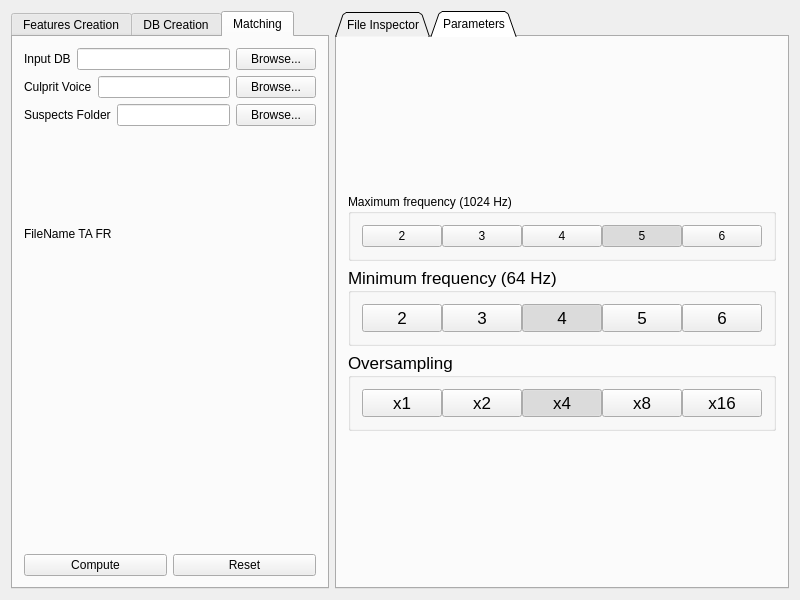
<?xml version="1.0" encoding="UTF-8"?>
<ui version="4.0">
 <class>mainWin</class>
 <widget class="QWidget" name="mainWin">
  <property name="geometry">
   <rect>
    <x>0</x>
    <y>0</y>
    <width>800</width>
    <height>600</height>
   </rect>
  </property>
  <property name="windowTitle">
   <string>FindMinutiae</string>
  </property>
  <layout class="QGridLayout" name="gridLayout">
   <item row="0" column="1">
    <widget class="QTabWidget" name="TabOptions">
     <property name="tabPosition">
      <enum>QTabWidget::North</enum>
     </property>
     <property name="tabShape">
      <enum>QTabWidget::Triangular</enum>
     </property>
     <property name="currentIndex">
      <number>1</number>
     </property>
     <widget class="QWidget" name="TabFileInspection">
      <attribute name="title">
       <string>File Inspector</string>
      </attribute>
      <layout class="QVBoxLayout" name="verticalLayout">
       <item>
        <widget class="QComboBox" name="ComboChooseFile"/>
       </item>
       <item>
        <widget class="Ui::ChartRecWidget" name="ChartShowRec" native="true">
         <property name="sizePolicy">
          <sizepolicy hsizetype="Preferred" vsizetype="Expanding">
           <horstretch>0</horstretch>
           <verstretch>0</verstretch>
          </sizepolicy>
         </property>
        </widget>
       </item>
       <item>
        <layout class="QHBoxLayout" name="HorRecordControls">
         <item>
          <widget class="QPushButton" name="ButtonPreviousRecord">
           <property name="sizePolicy">
            <sizepolicy hsizetype="Fixed" vsizetype="Fixed">
             <horstretch>0</horstretch>
             <verstretch>0</verstretch>
            </sizepolicy>
           </property>
           <property name="minimumSize">
            <size>
             <width>0</width>
             <height>30</height>
            </size>
           </property>
           <property name="maximumSize">
            <size>
             <width>16777215</width>
             <height>30</height>
            </size>
           </property>
           <property name="text">
            <string/>
           </property>
           <property name="icon">
            <iconset>
             <normaloff>../../Resources/48x48/Prev.png</normaloff>../../Resources/48x48/Prev.png</iconset>
           </property>
          </widget>
         </item>
         <item>
          <widget class="QLabel" name="LabelRecordDescription">
           <property name="sizePolicy">
            <sizepolicy hsizetype="Fixed" vsizetype="Fixed">
             <horstretch>0</horstretch>
             <verstretch>0</verstretch>
            </sizepolicy>
           </property>
           <property name="minimumSize">
            <size>
             <width>0</width>
             <height>30</height>
            </size>
           </property>
           <property name="maximumSize">
            <size>
             <width>16777215</width>
             <height>30</height>
            </size>
           </property>
           <property name="text">
            <string>Record Description</string>
           </property>
          </widget>
         </item>
         <item>
          <widget class="QPushButton" name="ButtonNextRecord">
           <property name="sizePolicy">
            <sizepolicy hsizetype="Fixed" vsizetype="Fixed">
             <horstretch>0</horstretch>
             <verstretch>0</verstretch>
            </sizepolicy>
           </property>
           <property name="minimumSize">
            <size>
             <width>0</width>
             <height>30</height>
            </size>
           </property>
           <property name="maximumSize">
            <size>
             <width>16777215</width>
             <height>30</height>
            </size>
           </property>
           <property name="text">
            <string/>
           </property>
           <property name="icon">
            <iconset>
             <normaloff>../../Resources/48x48/Successive.png</normaloff>../../Resources/48x48/Successive.png</iconset>
           </property>
          </widget>
         </item>
        </layout>
       </item>
       <item>
        <widget class="Ui::ChartRecSpecWidget" name="ChartShowRecSpectrum" native="true">
         <property name="sizePolicy">
          <sizepolicy hsizetype="Preferred" vsizetype="Expanding">
           <horstretch>0</horstretch>
           <verstretch>0</verstretch>
          </sizepolicy>
         </property>
        </widget>
       </item>
       <item>
        <widget class="QCheckBox" name="CheckLogScale">
         <property name="text">
          <string>Log scale</string>
         </property>
         <property name="checked">
          <bool>false</bool>
         </property>
         <property name="tristate">
          <bool>false</bool>
         </property>
        </widget>
       </item>
      </layout>
     </widget>
     <widget class="QWidget" name="TabParameters">
      <attribute name="title">
       <string>Parameters</string>
      </attribute>
      <layout class="QVBoxLayout" name="verticalLayout_4">
       <item>
        <spacer name="verticalSpacer_2">
         <property name="orientation">
          <enum>Qt::Vertical</enum>
         </property>
         <property name="sizeHint" stdset="0">
          <size>
           <width>20</width>
           <height>40</height>
          </size>
         </property>
        </spacer>
       </item>
       <item>
        <widget class="QGroupBox" name="GroupBoxMaxFreq">
         <property name="sizePolicy">
          <sizepolicy hsizetype="Preferred" vsizetype="Maximum">
           <horstretch>0</horstretch>
           <verstretch>0</verstretch>
          </sizepolicy>
         </property>
         <property name="title">
          <string>Maximum frequency (1024 Hz)</string>
         </property>
         <property name="flat">
          <bool>true</bool>
         </property>
         <layout class="QHBoxLayout" name="HorRecLengthGroup">
          <property name="spacing">
           <number>0</number>
          </property>
          <item>
           <widget class="QPushButton" name="ButtonMaxFreq2">
            <property name="sizePolicy">
             <sizepolicy hsizetype="Expanding" vsizetype="Fixed">
              <horstretch>0</horstretch>
              <verstretch>0</verstretch>
             </sizepolicy>
            </property>
            <property name="text">
             <string>2</string>
            </property>
            <property name="checkable">
             <bool>true</bool>
            </property>
            <property name="autoExclusive">
             <bool>true</bool>
            </property>
            <attribute name="buttonGroup">
             <string notr="true">ButtonGroupMaxFreq</string>
            </attribute>
           </widget>
          </item>
          <item>
           <widget class="QPushButton" name="ButtonMaxFreq2_2">
            <property name="sizePolicy">
             <sizepolicy hsizetype="Expanding" vsizetype="Fixed">
              <horstretch>0</horstretch>
              <verstretch>0</verstretch>
             </sizepolicy>
            </property>
            <property name="text">
             <string>3</string>
            </property>
            <property name="checkable">
             <bool>true</bool>
            </property>
            <property name="autoExclusive">
             <bool>true</bool>
            </property>
           </widget>
          </item>
          <item>
           <widget class="QPushButton" name="ButtonMaxFreq3">
            <property name="sizePolicy">
             <sizepolicy hsizetype="Expanding" vsizetype="Fixed">
              <horstretch>0</horstretch>
              <verstretch>0</verstretch>
             </sizepolicy>
            </property>
            <property name="text">
             <string>4</string>
            </property>
            <property name="checkable">
             <bool>true</bool>
            </property>
            <property name="checked">
             <bool>false</bool>
            </property>
            <property name="autoExclusive">
             <bool>true</bool>
            </property>
            <attribute name="buttonGroup">
             <string notr="true">ButtonGroupMaxFreq</string>
            </attribute>
           </widget>
          </item>
          <item>
           <widget class="QPushButton" name="ButtonMaxFreq4">
            <property name="sizePolicy">
             <sizepolicy hsizetype="Expanding" vsizetype="Fixed">
              <horstretch>0</horstretch>
              <verstretch>0</verstretch>
             </sizepolicy>
            </property>
            <property name="text">
             <string>5</string>
            </property>
            <property name="checkable">
             <bool>true</bool>
            </property>
            <property name="checked">
             <bool>true</bool>
            </property>
            <property name="autoExclusive">
             <bool>true</bool>
            </property>
            <attribute name="buttonGroup">
             <string notr="true">ButtonGroupMaxFreq</string>
            </attribute>
           </widget>
          </item>
          <item>
           <widget class="QPushButton" name="ButtonMaxFreq1">
            <property name="sizePolicy">
             <sizepolicy hsizetype="Expanding" vsizetype="Fixed">
              <horstretch>0</horstretch>
              <verstretch>0</verstretch>
             </sizepolicy>
            </property>
            <property name="text">
             <string>6</string>
            </property>
            <property name="checkable">
             <bool>true</bool>
            </property>
            <property name="autoExclusive">
             <bool>true</bool>
            </property>
            <property name="autoDefault">
             <bool>false</bool>
            </property>
            <property name="default">
             <bool>false</bool>
            </property>
            <property name="flat">
             <bool>false</bool>
            </property>
            <attribute name="buttonGroup">
             <string notr="true">ButtonGroupMaxFreq</string>
            </attribute>
           </widget>
          </item>
         </layout>
        </widget>
       </item>
       <item>
        <widget class="QGroupBox" name="GroupBoxMinFreq">
         <property name="sizePolicy">
          <sizepolicy hsizetype="Preferred" vsizetype="Maximum">
           <horstretch>0</horstretch>
           <verstretch>0</verstretch>
          </sizepolicy>
         </property>
         <property name="font">
          <font>
           <pointsize>13</pointsize>
          </font>
         </property>
         <property name="title">
          <string>Minimum frequency (64 Hz)</string>
         </property>
         <layout class="QHBoxLayout" name="horizontalLayout_4">
          <property name="spacing">
           <number>0</number>
          </property>
          <item>
           <widget class="QPushButton" name="ButtonMinFreq1">
            <property name="sizePolicy">
             <sizepolicy hsizetype="Expanding" vsizetype="Fixed">
              <horstretch>0</horstretch>
              <verstretch>0</verstretch>
             </sizepolicy>
            </property>
            <property name="text">
             <string>2</string>
            </property>
            <property name="checkable">
             <bool>true</bool>
            </property>
            <property name="autoExclusive">
             <bool>true</bool>
            </property>
            <property name="autoDefault">
             <bool>false</bool>
            </property>
            <property name="default">
             <bool>false</bool>
            </property>
            <property name="flat">
             <bool>false</bool>
            </property>
            <attribute name="buttonGroup">
             <string notr="true">ButtonGroupMinFreq</string>
            </attribute>
           </widget>
          </item>
          <item>
           <widget class="QPushButton" name="ButtonMinFreq2">
            <property name="sizePolicy">
             <sizepolicy hsizetype="Expanding" vsizetype="Fixed">
              <horstretch>0</horstretch>
              <verstretch>0</verstretch>
             </sizepolicy>
            </property>
            <property name="text">
             <string>3</string>
            </property>
            <property name="checkable">
             <bool>true</bool>
            </property>
            <property name="autoExclusive">
             <bool>true</bool>
            </property>
            <attribute name="buttonGroup">
             <string notr="true">ButtonGroupMinFreq</string>
            </attribute>
           </widget>
          </item>
          <item>
           <widget class="QPushButton" name="ButtonMinFreq3">
            <property name="sizePolicy">
             <sizepolicy hsizetype="Expanding" vsizetype="Fixed">
              <horstretch>0</horstretch>
              <verstretch>0</verstretch>
             </sizepolicy>
            </property>
            <property name="text">
             <string>4</string>
            </property>
            <property name="checkable">
             <bool>true</bool>
            </property>
            <property name="checked">
             <bool>true</bool>
            </property>
            <property name="autoExclusive">
             <bool>true</bool>
            </property>
            <attribute name="buttonGroup">
             <string notr="true">ButtonGroupMinFreq</string>
            </attribute>
           </widget>
          </item>
          <item>
           <widget class="QPushButton" name="ButtonMinFreq4">
            <property name="sizePolicy">
             <sizepolicy hsizetype="Expanding" vsizetype="Fixed">
              <horstretch>0</horstretch>
              <verstretch>0</verstretch>
             </sizepolicy>
            </property>
            <property name="text">
             <string>5</string>
            </property>
            <property name="checkable">
             <bool>true</bool>
            </property>
            <property name="checked">
             <bool>false</bool>
            </property>
            <property name="autoExclusive">
             <bool>true</bool>
            </property>
            <attribute name="buttonGroup">
             <string notr="true">ButtonGroupMinFreq</string>
            </attribute>
           </widget>
          </item>
          <item>
           <widget class="QPushButton" name="ButtonMinFreq4_2">
            <property name="sizePolicy">
             <sizepolicy hsizetype="Expanding" vsizetype="Fixed">
              <horstretch>0</horstretch>
              <verstretch>0</verstretch>
             </sizepolicy>
            </property>
            <property name="text">
             <string>6</string>
            </property>
            <property name="checkable">
             <bool>true</bool>
            </property>
            <property name="checked">
             <bool>false</bool>
            </property>
            <property name="autoExclusive">
             <bool>true</bool>
            </property>
            <attribute name="buttonGroup">
             <string notr="true">ButtonGroupMinFreq</string>
            </attribute>
           </widget>
          </item>
         </layout>
        </widget>
       </item>
       <item>
        <widget class="QGroupBox" name="GroupBoxOversampling">
         <property name="sizePolicy">
          <sizepolicy hsizetype="Preferred" vsizetype="Maximum">
           <horstretch>0</horstretch>
           <verstretch>0</verstretch>
          </sizepolicy>
         </property>
         <property name="font">
          <font>
           <pointsize>13</pointsize>
          </font>
         </property>
         <property name="title">
          <string>Oversampling</string>
         </property>
         <layout class="QHBoxLayout" name="horizontalLayout_3">
          <property name="spacing">
           <number>0</number>
          </property>
          <item>
           <widget class="QPushButton" name="ButtonOversampling1">
            <property name="sizePolicy">
             <sizepolicy hsizetype="Expanding" vsizetype="Fixed">
              <horstretch>0</horstretch>
              <verstretch>0</verstretch>
             </sizepolicy>
            </property>
            <property name="text">
             <string>x1</string>
            </property>
            <property name="checkable">
             <bool>true</bool>
            </property>
            <property name="autoExclusive">
             <bool>true</bool>
            </property>
            <attribute name="buttonGroup">
             <string notr="true">ButtonGroupOversampling</string>
            </attribute>
           </widget>
          </item>
          <item>
           <widget class="QPushButton" name="ButtonOversampling2">
            <property name="sizePolicy">
             <sizepolicy hsizetype="Expanding" vsizetype="Fixed">
              <horstretch>0</horstretch>
              <verstretch>0</verstretch>
             </sizepolicy>
            </property>
            <property name="text">
             <string>x2</string>
            </property>
            <property name="checkable">
             <bool>true</bool>
            </property>
            <property name="autoExclusive">
             <bool>true</bool>
            </property>
            <attribute name="buttonGroup">
             <string notr="true">ButtonGroupOversampling</string>
            </attribute>
           </widget>
          </item>
          <item>
           <widget class="QPushButton" name="ButtonOversampling3">
            <property name="sizePolicy">
             <sizepolicy hsizetype="Expanding" vsizetype="Fixed">
              <horstretch>0</horstretch>
              <verstretch>0</verstretch>
             </sizepolicy>
            </property>
            <property name="text">
             <string>x4</string>
            </property>
            <property name="checkable">
             <bool>true</bool>
            </property>
            <property name="checked">
             <bool>true</bool>
            </property>
            <property name="autoExclusive">
             <bool>true</bool>
            </property>
            <attribute name="buttonGroup">
             <string notr="true">ButtonGroupOversampling</string>
            </attribute>
           </widget>
          </item>
          <item>
           <widget class="QPushButton" name="ButtonOversampling4">
            <property name="sizePolicy">
             <sizepolicy hsizetype="Expanding" vsizetype="Fixed">
              <horstretch>0</horstretch>
              <verstretch>0</verstretch>
             </sizepolicy>
            </property>
            <property name="text">
             <string>x8</string>
            </property>
            <property name="checkable">
             <bool>true</bool>
            </property>
            <property name="autoExclusive">
             <bool>true</bool>
            </property>
            <attribute name="buttonGroup">
             <string notr="true">ButtonGroupOversampling</string>
            </attribute>
           </widget>
          </item>
          <item>
           <widget class="QPushButton" name="ButtonOversampling5">
            <property name="sizePolicy">
             <sizepolicy hsizetype="Expanding" vsizetype="Fixed">
              <horstretch>0</horstretch>
              <verstretch>0</verstretch>
             </sizepolicy>
            </property>
            <property name="text">
             <string>x16</string>
            </property>
            <property name="checkable">
             <bool>true</bool>
            </property>
            <property name="autoExclusive">
             <bool>true</bool>
            </property>
            <attribute name="buttonGroup">
             <string notr="true">ButtonGroupOversampling</string>
            </attribute>
           </widget>
          </item>
         </layout>
        </widget>
       </item>
       <item>
        <spacer name="verticalSpacer">
         <property name="orientation">
          <enum>Qt::Vertical</enum>
         </property>
         <property name="sizeHint" stdset="0">
          <size>
           <width>20</width>
           <height>40</height>
          </size>
         </property>
        </spacer>
       </item>
      </layout>
     </widget>
    </widget>
   </item>
   <item row="0" column="0">
    <widget class="QTabWidget" name="tabWidget">
     <property name="tabShape">
      <enum>QTabWidget::Rounded</enum>
     </property>
     <property name="currentIndex">
      <number>2</number>
     </property>
     <widget class="QWidget" name="TabIO">
      <attribute name="title">
       <string>Features Creation</string>
      </attribute>
      <layout class="QVBoxLayout" name="verticalLayout_2">
       <item>
        <layout class="QHBoxLayout" name="HorInput">
         <property name="sizeConstraint">
          <enum>QLayout::SetFixedSize</enum>
         </property>
         <item>
          <widget class="QLabel" name="LabelInput">
           <property name="text">
            <string>Input Path or File</string>
           </property>
          </widget>
         </item>
         <item>
          <widget class="Ui::LineEditDropReceiver" name="LineEditInput"/>
         </item>
         <item>
          <widget class="QPushButton" name="ButtonInputBrowse">
           <property name="text">
            <string>Browse...</string>
           </property>
          </widget>
         </item>
        </layout>
       </item>
       <item>
        <layout class="QHBoxLayout" name="HorOutput">
         <property name="sizeConstraint">
          <enum>QLayout::SetFixedSize</enum>
         </property>
         <item>
          <widget class="QLabel" name="LabelOutput">
           <property name="text">
            <string>Output Path</string>
           </property>
          </widget>
         </item>
         <item>
          <widget class="Ui::LineEditDropReceiver" name="LineEditOutput"/>
         </item>
         <item>
          <widget class="QPushButton" name="ButtonOutputBrowse">
           <property name="text">
            <string>Browse...</string>
           </property>
          </widget>
         </item>
        </layout>
       </item>
       <item>
        <layout class="QHBoxLayout" name="HorComputationControl">
         <item>
          <widget class="QPushButton" name="ButtonCompute">
           <property name="maximumSize">
            <size>
             <width>100</width>
             <height>16777215</height>
            </size>
           </property>
           <property name="text">
            <string>Compute</string>
           </property>
          </widget>
         </item>
         <item>
          <widget class="QLabel" name="LabelCompletion">
           <property name="text">
            <string>Completion</string>
           </property>
           <property name="alignment">
            <set>Qt::AlignRight|Qt::AlignTrailing|Qt::AlignVCenter</set>
           </property>
           <property name="indent">
            <number>10</number>
           </property>
          </widget>
         </item>
        </layout>
       </item>
       <item>
        <widget class="Ui::ImageSlide" name="LabelMatrixView">
         <property name="sizePolicy">
          <sizepolicy hsizetype="Expanding" vsizetype="Expanding">
           <horstretch>0</horstretch>
           <verstretch>0</verstretch>
          </sizepolicy>
         </property>
         <property name="frameShape">
          <enum>QFrame::NoFrame</enum>
         </property>
         <property name="text">
          <string/>
         </property>
         <property name="scaledContents">
          <bool>true</bool>
         </property>
         <property name="alignment">
          <set>Qt::AlignCenter</set>
         </property>
        </widget>
       </item>
       <item>
        <layout class="QHBoxLayout" name="horizontalLayout">
         <item>
          <widget class="QPushButton" name="ButtonPrevImage">
           <property name="text">
            <string/>
           </property>
          </widget>
         </item>
         <item>
          <widget class="QLabel" name="LabelImageName">
           <property name="sizePolicy">
            <sizepolicy hsizetype="Expanding" vsizetype="Preferred">
             <horstretch>0</horstretch>
             <verstretch>0</verstretch>
            </sizepolicy>
           </property>
           <property name="text">
            <string>Image Name</string>
           </property>
           <property name="alignment">
            <set>Qt::AlignCenter</set>
           </property>
          </widget>
         </item>
         <item>
          <widget class="QPushButton" name="ButtonNextImage">
           <property name="text">
            <string/>
           </property>
          </widget>
         </item>
        </layout>
       </item>
      </layout>
     </widget>
     <widget class="QWidget" name="TabDB">
      <attribute name="title">
       <string>DB Creation</string>
      </attribute>
      <layout class="QVBoxLayout" name="verticalLayout_3">
       <item>
        <layout class="QHBoxLayout" name="HorIntraDB">
         <property name="sizeConstraint">
          <enum>QLayout::SetFixedSize</enum>
         </property>
         <item>
          <widget class="QLabel" name="LabelIntraDB">
           <property name="text">
            <string>Intra-voice features</string>
           </property>
          </widget>
         </item>
         <item>
          <widget class="Ui::LineEditDropReceiver" name="LineEditIntraDB"/>
         </item>
         <item>
          <widget class="QPushButton" name="ButtonIntraBrowseDB">
           <property name="text">
            <string>Browse...</string>
           </property>
          </widget>
         </item>
        </layout>
       </item>
       <item>
        <layout class="QHBoxLayout" name="HorExtraDB">
         <property name="sizeConstraint">
          <enum>QLayout::SetFixedSize</enum>
         </property>
         <item>
          <widget class="QLabel" name="LabelExtraDB">
           <property name="text">
            <string>Extra-voice features</string>
           </property>
          </widget>
         </item>
         <item>
          <widget class="Ui::LineEditDropReceiver" name="LineEditExtraDB"/>
         </item>
         <item>
          <widget class="QPushButton" name="ButtonExtraBrowseDB">
           <property name="text">
            <string>Browse...</string>
           </property>
          </widget>
         </item>
        </layout>
       </item>
       <item>
        <widget class="QPushButton" name="ButtonCreateDatabase">
         <property name="text">
          <string>Create Database</string>
         </property>
        </widget>
       </item>
       <item>
        <widget class="Ui::DatabaseChart" name="BarSetDB" native="true">
         <property name="sizePolicy">
          <sizepolicy hsizetype="Expanding" vsizetype="Expanding">
           <horstretch>0</horstretch>
           <verstretch>0</verstretch>
          </sizepolicy>
         </property>
        </widget>
       </item>
       <item>
        <layout class="QHBoxLayout" name="horizontalLayout_2">
         <item>
          <widget class="QPushButton" name="ButtonCleanPlot">
           <property name="text">
            <string>Clean Plot</string>
           </property>
          </widget>
         </item>
         <item>
          <widget class="QPushButton" name="ButtonResetView">
           <property name="text">
            <string>Reset View</string>
           </property>
          </widget>
         </item>
        </layout>
       </item>
      </layout>
     </widget>
     <widget class="QWidget" name="TabMatching">
      <attribute name="title">
       <string>Matching</string>
      </attribute>
      <layout class="QGridLayout" name="gridLayout_3">
       <item row="2" column="0">
        <layout class="QHBoxLayout" name="HorSuspectsFolder">
         <property name="sizeConstraint">
          <enum>QLayout::SetFixedSize</enum>
         </property>
         <item>
          <widget class="QLabel" name="LabelSuspects">
           <property name="text">
            <string>Suspects Folder</string>
           </property>
          </widget>
         </item>
         <item>
          <widget class="Ui::LineEditDropReceiver" name="LineEditSuspects"/>
         </item>
         <item>
          <widget class="QPushButton" name="ButtonBrowseSuspects">
           <property name="text">
            <string>Browse...</string>
           </property>
          </widget>
         </item>
        </layout>
       </item>
       <item row="4" column="0">
        <widget class="Ui::DatabaseChart" name="BarPlotSuspects" native="true">
         <property name="sizePolicy">
          <sizepolicy hsizetype="Expanding" vsizetype="Expanding">
           <horstretch>0</horstretch>
           <verstretch>0</verstretch>
          </sizepolicy>
         </property>
        </widget>
       </item>
       <item row="5" column="0">
        <layout class="QHBoxLayout" name="HorMatching">
         <item>
          <widget class="QPushButton" name="ButtonStartMatching">
           <property name="text">
            <string>Compute</string>
           </property>
          </widget>
         </item>
         <item>
          <widget class="QPushButton" name="ButtonResetMatching">
           <property name="text">
            <string>Reset</string>
           </property>
          </widget>
         </item>
        </layout>
       </item>
       <item row="0" column="0">
        <layout class="QHBoxLayout" name="HorInputDB_2">
         <property name="sizeConstraint">
          <enum>QLayout::SetFixedSize</enum>
         </property>
         <item>
          <widget class="QLabel" name="LabelDB">
           <property name="text">
            <string>Input DB</string>
           </property>
          </widget>
         </item>
         <item>
          <widget class="Ui::LineEditDropReceiver" name="LineEditDB"/>
         </item>
         <item>
          <widget class="QPushButton" name="ButtonBrowseDB">
           <property name="text">
            <string>Browse...</string>
           </property>
          </widget>
         </item>
        </layout>
       </item>
       <item row="1" column="0">
        <layout class="QHBoxLayout" name="HorCulprit">
         <property name="sizeConstraint">
          <enum>QLayout::SetFixedSize</enum>
         </property>
         <item>
          <widget class="QLabel" name="LabelCulprit">
           <property name="text">
            <string>Culprit Voice</string>
           </property>
          </widget>
         </item>
         <item>
          <widget class="Ui::LineEditDropReceiver" name="LineEditCulprit"/>
         </item>
         <item>
          <widget class="QPushButton" name="ButtonBrowseCulprit">
           <property name="text">
            <string>Browse...</string>
           </property>
          </widget>
         </item>
        </layout>
       </item>
       <item row="3" column="0">
        <widget class="QLabel" name="TableMatchingResults">
         <property name="sizePolicy">
          <sizepolicy hsizetype="Preferred" vsizetype="Expanding">
           <horstretch>0</horstretch>
           <verstretch>0</verstretch>
          </sizepolicy>
         </property>
         <property name="text">
          <string>FileName   TA   FR</string>
         </property>
         <property name="textFormat">
          <enum>Qt::RichText</enum>
         </property>
         <property name="wordWrap">
          <bool>true</bool>
         </property>
        </widget>
       </item>
      </layout>
     </widget>
    </widget>
   </item>
  </layout>
 </widget>
 <layoutdefault spacing="6" margin="11"/>
 <customwidgets>
  <customwidget>
   <class>Ui::LineEditDropReceiver</class>
   <extends>QLineEdit</extends>
   <header location="global">Headers/LineEditDropReceiver.hpp</header>
  </customwidget>
  <customwidget>
   <class>Ui::ChartRecWidget</class>
   <extends>QWidget</extends>
   <header location="global">Headers/ChartRecWidget.hpp</header>
   <container>1</container>
  </customwidget>
  <customwidget>
   <class>Ui::ChartRecSpecWidget</class>
   <extends>QWidget</extends>
   <header location="global">Headers/ChartRecSpecWidget.hpp</header>
   <container>1</container>
  </customwidget>
  <customwidget>
   <class>Ui::ImageSlide</class>
   <extends>QLabel</extends>
   <header location="global">Headers/ImageSlide.hpp</header>
  </customwidget>
  <customwidget>
   <class>Ui::DatabaseChart</class>
   <extends>QWidget</extends>
   <header location="global">Headers/DatabaseChart.hpp</header>
   <container>1</container>
  </customwidget>
 </customwidgets>
 <resources/>
 <connections/>
 <buttongroups>
  <buttongroup name="ButtonGroupOversampling"/>
  <buttongroup name="ButtonGroupMaxFreq"/>
  <buttongroup name="ButtonGroupMinFreq"/>
 </buttongroups>
</ui>
